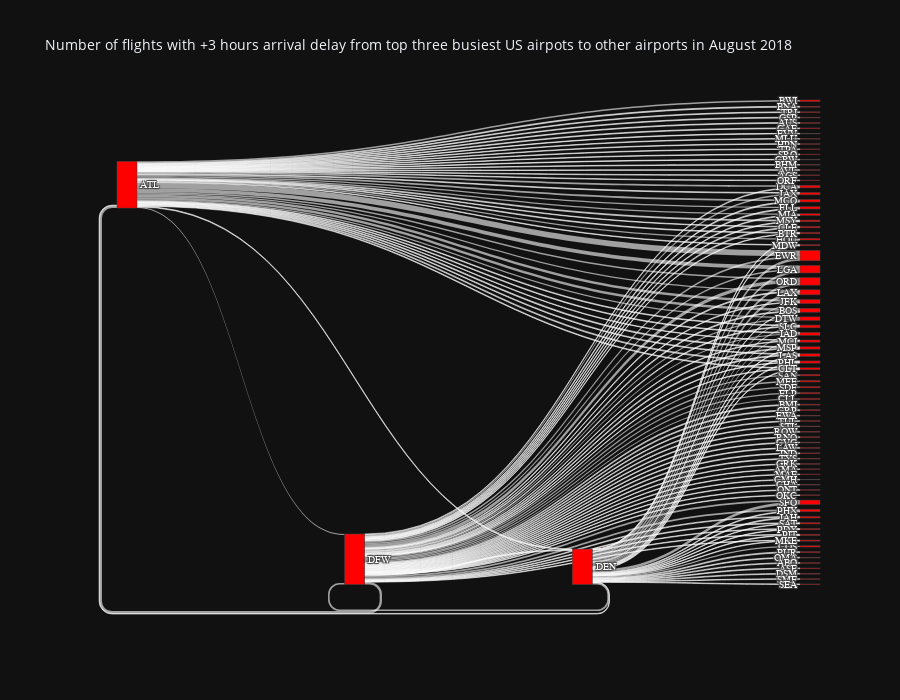

The notebook cell saved with this chart:
### Code cell
# Sankey plot ORIGIN => DESTINATION
df_delay_origin_dest = pd.DataFrame(df[((df.ORIGIN == 'ATL') | (df.ORIGIN == 'DFW') | ((df.ORIGIN == 'DEN')))& (df.ARR_DELAY > 180)].value_counts(subset= ['ORIGIN','DEST']), columns = ['Count']).reset_index()
df_delay_origin_dest = df_delay_origin_dest[df_delay_origin_dest.Count > 2]
all_nodes = df_delay_origin_dest.ORIGIN.values.tolist() + df_delay_origin_dest.DEST.values.tolist()
source_indices = [all_nodes.index(ORIGIN) for ORIGIN in df_delay_origin_dest.ORIGIN]
target_indices = [all_nodes.index(DEST) for DEST in df_delay_origin_dest.DEST]


fig = go.Figure(data=[go.Sankey(
    # Define nodes
    node = dict(
      pad = 3,
      label =  all_nodes,
      color =  "red"
    ),

    # Add links
    link = dict(
      source =  source_indices,
      target =  target_indices,
      value =  df_delay_origin_dest.Count),
    textfont = dict(color="white", family = "arial", size = 10,)
)])

fig.update_layout(title_text="Number of flights with +3 hours arrival delay from top three busiest US airpots to other airports in August 2018", 
                  font_size=10, height = 700, template = 'plotly_dark')
fig.show()

username='your_user_name'
api_key='generated API key'
chart_studio.tools.set_credentials_file(username=username,
                                        api_key=api_key)
py.plot(fig, filename="flight_delay_2018", auto_open = True)

### Figure 1 — Plotly figure (JSON) as saved in the notebook; plotly's stock layout.template omitted (floating-point values rounded to 4 significant figures; data arrays with more than 128 entries replaced by an {"elided": "..."} marker saying what was removed)
{"data": [{"link": {"source": {"elided": "129 int values"}, "target": {"elided": "129 int values"}, "value": {"elided": "129 int values"}}, "node": {"color": "red", "label": {"elided": "258 str values"}, "pad": 3}, "textfont": {"color": "white", "family": "arial", "size": 10}, "type": "sankey"}], "layout": {"font": {"size": 10}, "height": 700, "title": {"text": "Number of flights with +3 hours arrival delay from top three busiest US airpots to other airports in August 2018"}}}
